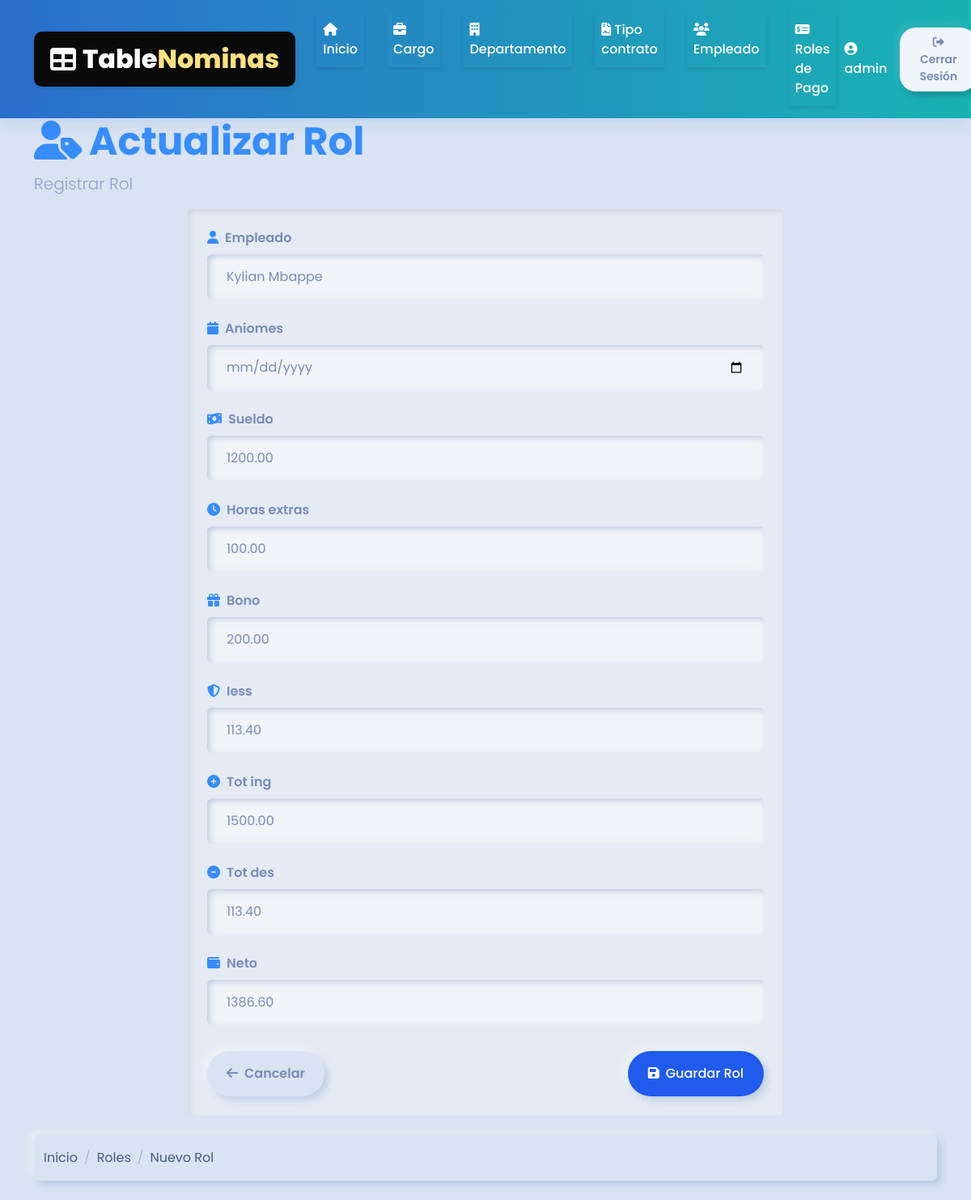
/nomina/rol_update/10 (signed in), run on the app's committed database.
### core/models.py (models this page shows, shortened)
class Rol(models.Model):
    empleado = models.ForeignKey('Empleado', on_delete=models.CASCADE)
    aniomes = models.DateField()
    sueldo = models.DecimalField(max_digits=10, decimal_places=2)
    horas_extras = models.DecimalField(max_digits=10, decimal_places=2)
    bono = models.DecimalField(max_digits=10, decimal_places=2)
    tot_ing = models.DecimalField(max_digits=10, decimal_places=2, blank=True, null=True)
    iess = models.DecimalField(max_digits=10, decimal_places=2, blank=True, null=True)
    tot_des = models.DecimalField(max_digits=10, decimal_places=2, blank=True, null=True)
    neto = models.DecimalField(max_digits=10, decimal_places=2, blank=True, null=True)

### core/views.py (the view, shortened to what this page needs)
# urls.py: path('rol_update/<int:id>', rol_update, name='rol_update'),  # URL para la vista home
@login_required
def rol_update(request,id):
   context={'title':'Actualizar Rol'}
   from django.shortcuts import get_object_or_404
   rol = get_object_or_404(Rol, pk=id)
   if request.method == "GET":
      form = RolForm(instance=rol)# instancia el formulario con los datos del rol
      context['form'] = form
      return render(request, 'rol/create.html', context)

### core/forms.py
class RolForm(forms.ModelForm):
    class Meta:
        model = Rol
        fields = '__all__'
        widgets = {
            'empleado': forms.Select(attrs={'class': 'form-control'}),
            'aniomes': forms.DateInput(attrs={'class': 'form-control', 'type': 'date'}),
            'sueldo': forms.NumberInput(attrs={'class': 'form-control'}),
            'horas_extras': forms.NumberInput(attrs={'class': 'form-control'}),
            'bono': forms.NumberInput(attrs={'class': 'form-control'}),
            'iess': forms.NumberInput(attrs={'class': 'form-control', 'readonly': 'readonly'}),
            'tot_ing': forms.NumberInput(attrs={'class': 'form-control', 'readonly': 'readonly'}),
            'tot_des': forms.NumberInput(attrs={'class': 'form-control', 'readonly': 'readonly'}),
            'neto': forms.NumberInput(attrs={'class': 'form-control', 'readonly': 'readonly'}),
        }

### template/rol/create.html (shortened to what this page needs)
{% extends "home.html" %}
{% block content %}
<div class="container">
    <header class="page-header">
        <h1 class="display-5 fw-bold text-primary">
            <i class="fas fa-user-tag me-2"></i>{{ title }}
        </h1>
        <p class="lead text-muted">Registrar Rol</p>
    </header>
    <div class="row">
        <div class="col-md-8 mx-auto">
            <div class="card mb-4">
                <div class="card-body p-4">
                    <form method="post">
                        <div class="mb-4">
                            <label for="id_empleado" class="form-label">
                                <i class="fas fa-user text-primary me-2"></i>Empleado
                            </label>
                            <select name="empleado" id="id_empleado" class="form-control">
                                {% for empleado in form.fields.empleado.queryset %}
                                    <option value="{{ empleado.id }}" data-sueldo="{{ empleado.sueldo }}">{{ empleado.nombres }}</option>
                                {% endfor %}
                            </select>
                        </div>
                        <div class="mb-4">
                            <label for="{{ form.aniomes.id_for_label }}" class="form-label">
                                <i class="fas fa-calendar text-primary me-2"></i>{{ form.aniomes.label }}
                            </label>
                            {{ form.aniomes }}
                        </div>
                        <div class="mb-4">
                            <label for="{{ form.sueldo.id_for_label }}" class="form-label">
                                <i class="fas fa-money-bill-wave text-primary me-2"></i>{{ form.sueldo.label }}
                            </label>
                            {{ form.sueldo }}
                        </div>
                        <div class="mb-4">
                            <label for="{{ form.horas_extras.id_for_label }}" class="form-label">
                                <i class="fas fa-clock text-primary me-2"></i>{{ form.horas_extras.label }}
                            </label>
                            {{ form.horas_extras }}
                        </div>
                        <div class="mb-4">
                            <label for="{{ form.bono.id_for_label }}" class="form-label">
                                <i class="fas fa-gift text-primary me-2"></i>{{ form.bono.label }}
                            </label>
                            {{ form.bono }}
                        </div>
                        <div class="mb-4">
                            <label for="{{ form.iess.id_for_label }}" class="form-label">
                                <i class="fas fa-shield-alt text-primary me-2"></i>{{ form.iess.label }}
                            </label>
                            {{ form.iess }}
                        </div>
                        <div class="mb-4">
                            <label for="{{ form.tot_ing.id_for_label }}" class="form-label">
                                <i class="fas fa-plus-circle text-primary me-2"></i>{{ form.tot_ing.label }}
                            </label>
                            {{ form.tot_ing }}
                        </div>
                        <div class="mb-4">
                            <label for="{{ form.tot_des.id_for_label }}" class="form-label">
                                <i class="fas fa-minus-circle text-primary me-2"></i>{{ form.tot_des.label }}
                            </label>
                            {{ form.tot_des }}
                        </div>
                        <div class="mb-4">
                            <label for="{{ form.neto.id_for_label }}" class="form-label">
                                <i class="fas fa-wallet text-primary me-2"></i>{{ form.neto.label }}
                            </label>
                            {{ form.neto }}
                        </div>
                        <div class="d-flex justify-content-between mt-4 pt-2">
                            <a href="{% url 'core:rol_list' %}" class="btn btn-secondary">
                                <i class="fas fa-arrow-left me-2"></i>Cancelar
                            </a>
                            <button type="submit" class="btn btn-primary">
                                <i class="fas fa-save me-2"></i>Guardar Rol
                            </button>
                        </div>
                    </form>
                </div>
            </div>
        </div>
    </div>
    <nav aria-label="breadcrumb" class="mb-4">
        <ol class="breadcrumb">
            <li class="breadcrumb-item"><a href="{% url 'home' %}" class="text-decoration-none">Inicio</a></li>
            <li class="breadcrumb-item"><a href="{% url 'core:rol_list' %}" class="text-decoration-none">Roles</a></li>
            <li class="breadcrumb-item active" aria-current="page">Nuevo Rol</li>
        </ol>
    </nav>
</div>
{% endblock %}

### template/home.html (shortened to what this page needs)
<!DOCTYPE html>
<html lang="es">
<head>
  {% load static %}
  <link href={% static 'css/bootstrap.min.css' %} rel="stylesheet">
  <link href="https://cdnjs.cloudflare.com/ajax/libs/font-awesome/6.4.0/css/all.min.css" rel="stylesheet">
</head>
<body>
  <nav class="navbar navbar-expand-lg navbar-dark" style="background: linear-gradient(90deg, #2c6ecd 0%, #19b3b3 100%); box-shadow: 0 4px 20px rgba(44,110,205,0.15);">
  <div class="container">
    <a class="navbar-brand d-flex align-items-center" href="#" style="font-size: 2rem; font-weight: 800;">
      <i class="fas fa-table me-2" style="color: #fff;"></i>
      <span style="color: #fff;">Table<span style="color: #ffe082;">Nominas</span></span>
    </a>
    <div class="collapse navbar-collapse" id="navbarNav">
      <ul class="navbar-nav mx-auto" style="gap: 0.5rem;">
        <li class="nav-item">
          <a class="nav-link {% if request.resolver_match.url_name == 'home' %}active{% endif %}" href="{% url 'home' %}" style="color: #fff;">
            <i class="fas fa-home me-1"></i>Inicio
          </a>
        </li>
        <li class="nav-item">
          <a class="nav-link {% if request.resolver_match.url_name == 'core:cargo_list' %}active{% endif %}" href="{% url 'core:cargo_list' %}" style="color: #fff;">
            <i class="fas fa-briefcase me-1"></i>Cargo
          </a>
        </li>
        <li class="nav-item">
          <a class="nav-link {% if request.resolver_match.url_name == 'core:departamento_list' %}active{% endif %}" href="{% url 'core:departamento_list' %}" style="color: #fff;">
            <i class="fas fa-building me-1"></i>Departamento
          </a>
        </li>
        <li class="nav-item">
          <a class="nav-link {% if request.resolver_match.url_name == 'core:tipoContrato_list' %}active{% endif %}" href="{% url 'core:tipoContrato_list' %}" style="color: #fff;">
            <i class="fas fa-file-contract me-1"></i>Tipo contrato
          </a>
        </li>
        <li class="nav-item">
          <a class="nav-link {% if request.resolver_match.url_name == 'core:empleado_list' %}active{% endif %}" href="{% url 'core:empleado_list' %}" style="color: #fff;">
            <i class="fas fa-users me-1"></i>Empleado
          </a>
        </li>
        <li class="nav-item">
          <a class="nav-link {% if request.resolver_match.url_name == 'core:rol_list' %}active{% endif %}" href="{% url 'core:rol_list' %}" style="color: #fff;">
            <i class="fas fa-money-check-alt me-1"></i>Roles de Pago
          </a>
        </li>
      </ul>
      <div class="d-flex align-items-center" style="gap: 0.5rem;">
        {% if user.is_authenticated %}
          <span class="text-white me-2" style="font-weight: 500;">
            <i class="fas fa-user-circle"></i> {{ user.username }}
          </span>
          <a href="{% url 'core:logout' %}" class="btn btn-outline-light btn-sm px-4 py-2" style="border-radius: 20px;">
            <i class="fas fa-sign-out-alt"></i> Cerrar Sesión
          </a>
        {% endif %}
      </div>
    </div>
  </div>
</nav>
  {% block content %}{% endblock content %}
</body>

### template/home.html (style rules this page uses)
:root { --primary-color: #2c6ecd; --secondary-color: #19b3b3; --accent-color: #f8f9fa; --dark-color: #212529; --text-color: #495057; }
body { font-family: 'Poppins', sans-serif; color: var(--text-color); overflow-x: hidden; }
.navbar { box-shadow: 0 2px 15px rgba(0, 0, 0, 0.1); padding: 15px 0; }
.navbar-brand { font-weight: 700; color: var(--primary-color); font-size: 1.5rem; background-color: rgb(10, 10, 10); padding: 10px 20px; border-radius: 10px; box-shadow: 0 2px 5px rgba(0, 0, 0, 0.1); }
.nav-link { font-weight: 500; color: var(--dark-color); margin: 0 10px; transition: all 0.3s ease; padding: 10px 15px; border-radius: 10px; background-color: var(--accent-color); box-shadow: 0 2px 5px rgba(0, 0, 0, 0.1); }
.btn-primary { background-color: var(--primary-color); border-color: var(--primary-color); padding: 10px 25px; border-radius: 50px; font-weight: 500; transition: all 0.3s ease; background-color: #215bee; color: white; }
.navbar-nav .nav-link { background: none !important; border-radius: 0 !important; color: #fff !important; font-weight: 500; transition: color 0.2s; }

### data on the page
Rol: sueldo "1200.00", horas_extras "100.00", bono "200.00", iess "113.40", tot_ing "1500.00", tot_des "113.40", neto "1386.60"

### other printed values
{{ user.username }} "admin"
{{ title }} "Actualizar Rol"
form field empleado "Kylian Mbappe"
